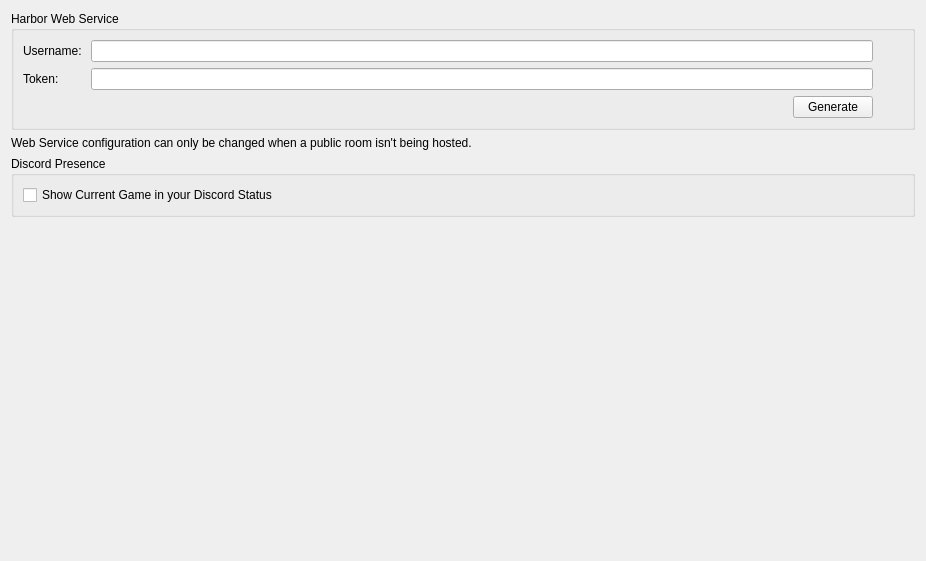
<?xml version="1.0" encoding="UTF-8"?>
<ui version="4.0">
 <class>ConfigureWeb</class>
 <widget class="QWidget" name="ConfigureWeb">
  <property name="geometry">
   <rect>
    <x>0</x>
    <y>0</y>
    <width>926</width>
    <height>561</height>
   </rect>
  </property>
  <property name="windowTitle">
   <string>Form</string>
  </property>
  <property name="accessibleName">
   <string>Web</string>
  </property>
  <layout class="QVBoxLayout" name="verticalLayout">
   <item>
    <layout class="QVBoxLayout" name="verticalLayout_3">
     <item>
      <widget class="QGroupBox" name="groupBoxWebConfig">
       <property name="title">
        <string>Harbor Web Service</string>
       </property>
       <layout class="QVBoxLayout" name="verticalLayoutYuzuWebService">
        <item>
         <layout class="QGridLayout" name="gridLayoutYuzuUsername">
          <item row="1" column="0">
           <widget class="QLabel" name="label_token">
            <property name="text">
             <string>Token: </string>
            </property>
           </widget>
          </item>
          <item row="0" column="0">
           <widget class="QLabel" name="label_username">
            <property name="sizePolicy">
             <sizepolicy hsizetype="Fixed" vsizetype="Preferred">
              <horstretch>0</horstretch>
              <verstretch>0</verstretch>
             </sizepolicy>
            </property>
            <property name="text">
             <string>Username: </string>
            </property>
           </widget>
          </item>
          <item row="0" column="1" colspan="4">
           <widget class="QLineEdit" name="edit_username">
            <property name="maxLength">
             <number>20</number>
            </property>
            <property name="echoMode">
             <enum>QLineEdit::EchoMode::Normal</enum>
            </property>
           </widget>
          </item>
          <item row="1" column="5">
           <widget class="QLabel" name="label_token_verified">
            <property name="sizePolicy">
             <sizepolicy hsizetype="Fixed" vsizetype="Preferred">
              <horstretch>0</horstretch>
              <verstretch>0</verstretch>
             </sizepolicy>
            </property>
            <property name="minimumSize">
             <size>
              <width>24</width>
              <height>0</height>
             </size>
            </property>
           </widget>
          </item>
          <item row="1" column="1" colspan="4">
           <widget class="QLineEdit" name="edit_token">
            <property name="inputMethodHints">
             <set>Qt::InputMethodHint::ImhLowercaseOnly</set>
            </property>
            <property name="maxLength">
             <number>80</number>
            </property>
            <property name="echoMode">
             <enum>QLineEdit::EchoMode::Normal</enum>
            </property>
           </widget>
          </item>
          <item row="0" column="5">
           <widget class="QLabel" name="label_username_verified">
            <property name="text">
             <string/>
            </property>
           </widget>
          </item>
          <item row="2" column="4">
           <widget class="QPushButton" name="button_generate">
            <property name="sizePolicy">
             <sizepolicy hsizetype="Fixed" vsizetype="Fixed">
              <horstretch>0</horstretch>
              <verstretch>0</verstretch>
             </sizepolicy>
            </property>
            <property name="text">
             <string>Generate</string>
            </property>
           </widget>
          </item>
          <item row="2" column="1" colspan="3">
           <spacer name="horizontalSpacer">
            <property name="orientation">
             <enum>Qt::Orientation::Horizontal</enum>
            </property>
            <property name="sizeHint" stdset="0">
             <size>
              <width>40</width>
              <height>20</height>
             </size>
            </property>
           </spacer>
          </item>
         </layout>
        </item>
       </layout>
      </widget>
     </item>
     <item>
      <widget class="QLabel" name="label_disable_info">
       <property name="text">
        <string>Web Service configuration can only be changed when a public room isn't being hosted.</string>
       </property>
       <property name="wordWrap">
        <bool>true</bool>
       </property>
      </widget>
     </item>
    </layout>
   </item>
   <item>
    <widget class="QGroupBox" name="discord_group">
     <property name="title">
      <string>Discord Presence</string>
     </property>
     <layout class="QVBoxLayout" name="verticalLayout_21">
      <item>
       <widget class="QCheckBox" name="toggle_discordrpc">
        <property name="text">
         <string>Show Current Game in your Discord Status</string>
        </property>
       </widget>
      </item>
     </layout>
    </widget>
   </item>
   <item>
    <spacer name="verticalSpacer">
     <property name="orientation">
      <enum>Qt::Orientation::Vertical</enum>
     </property>
     <property name="sizeHint" stdset="0">
      <size>
       <width>20</width>
       <height>40</height>
      </size>
     </property>
    </spacer>
   </item>
  </layout>
 </widget>
 <resources/>
 <connections/>
</ui>
